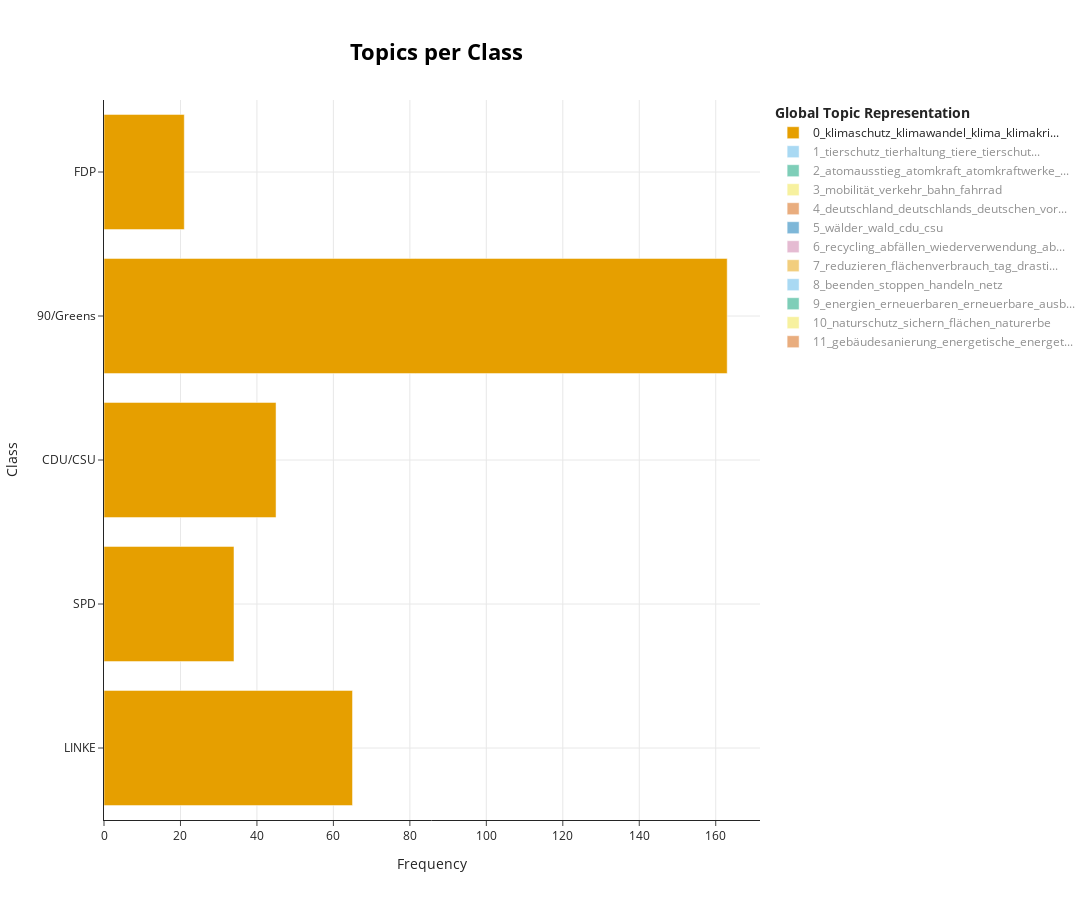

This figure's notebook cell:
### Code cell
topics_per_class = german_model.topics_per_class(data_env.text, classes=data_env.partyabbrev)
german_model.visualize_topics_per_class(topics_per_class, top_n_topics=12)

### Figure 1 — Plotly figure (JSON) as saved in the notebook; plotly's stock layout.template omitted (floating-point values rounded to 4 significant figures)
{"data": [{"hoverinfo": "text", "hovertext": ["<b>Topic 0</b><br>Words: klimaschutz, klimagerechtigkeit, klimawandel, klima, klimakatastrophe", "<b>Topic 0</b><br>Words: klimawandel, klimaschutz, grad, begrenzen, celsius", "<b>Topic 0</b><br>Words: klimaschutz, klimawandel, klima, kampf, klimawandels", "<b>Topic 0</b><br>Words: klimaschutz, klimakrise, klimawandel, klima, klimakatastrophe", "<b>Topic 0</b><br>Words: klimaschutz, klima, klimawandel, herausforderungen, klimakatastrophe"], "marker": {"color": "#E69F00"}, "name": "0_klimaschutz_klimawandel_klima_klimakri...", "orientation": "h", "type": "bar", "visible": true, "x": [65, 34, 45, 163, 21], "y": ["LINKE", "SPD", "CDU/CSU", "90/Greens", "FDP"]}, {"hoverinfo": "text", "hovertext": ["<b>Topic 1</b><br>Words: tierschutz, tiere, tierhaltung, gesetzliche, vollumfängliche", "<b>Topic 1</b><br>Words: fu, tierschutzgesetze, gleichermaßen, afd, gelten", "<b>Topic 1</b><br>Words: tierschutz, tiere, wirkungsvoller, vorzugehen, transportbedingungen", "<b>Topic 1</b><br>Words: tierschutz, tierwohl, tiere, tierhaltung, ställe", "<b>Topic 1</b><br>Words: tierschutz, tierhaltung, tiere, tierschutzgesetz, tierschutzes", "<b>Topic 1</b><br>Words: tierschutz, tierschutzes, tierhaltung, belangen, sinnvolle"], "marker": {"color": "#56B4E9"}, "name": "1_tierschutz_tierhaltung_tiere_tierschut...", "orientation": "h", "type": "bar", "visible": "legendonly", "x": [28, 10, 24, 22, 84, 20], "y": ["LINKE", "AfD", "SPD", "CDU/CSU", "90/Greens", "FDP"]}, {"hoverinfo": "text", "hovertext": ["<b>Topic 2</b><br>Words: atomausstieg, atommüll, fertigung, gronau, beendet", "<b>Topic 2</b><br>Words: atomenergie, atomkraftwerken, sicherheit, ausstieg, atomkraft", "<b>Topic 2</b><br>Words: kernenergie, abfälle, kernkraftwerke, sichere, radioaktiver", "<b>Topic 2</b><br>Words: atomausstieg, atomkraft, atomkraftwerke, abgeschaltet, atommüll", "<b>Topic 2</b><br>Words: kernenergie, falsche, abschied, reaktorsicherheit, verbliebenen"], "marker": {"color": "#009E73"}, "name": "2_atomausstieg_atomkraft_atomkraftwerke_...", "orientation": "h", "type": "bar", "visible": "legendonly", "x": [27, 31, 13, 94, 8], "y": ["LINKE", "SPD", "CDU/CSU", "90/Greens", "FDP"]}, {"hoverinfo": "text", "hovertext": ["<b>Topic 3</b><br>Words: güterverkehr, bahn, mobilität, schiene, straßen", "<b>Topic 3</b><br>Words: stauvermeidende, fernhandelsstraßen, dringen, häfen, schlepptau", "<b>Topic 3</b><br>Words: mobilität, immer, mission, schnelleren, pendler", "<b>Topic 3</b><br>Words: fahrrad, verlagerung, mobilität, schiene, gestaltet", "<b>Topic 3</b><br>Words: mobilität, verkehr, bahn, fahrrad, schiene", "<b>Topic 3</b><br>Words: mobilität, verkehrsmittel, straßen, schiene, setzt"], "marker": {"color": "#F0E442"}, "name": "3_mobilität_verkehr_bahn_fahrrad", "orientation": "h", "type": "bar", "visible": "legendonly", "x": [33, 3, 8, 13, 86, 17], "y": ["LINKE", "AfD", "SPD", "CDU/CSU", "90/Greens", "FDP"]}, {"hoverinfo": "text", "hovertext": ["<b>Topic 4</b><br>Words: deutschland, quellen, auseinandersetzungen, radverkehrsnetz, einzige", "<b>Topic 4</b><br>Words: schlachtbetriebe, kurz, regionaler, tiertransporte, fu", "<b>Topic 4</b><br>Words: deutschland, deutschen, erneuerung, deutschlands, vorreiter", "<b>Topic 4</b><br>Words: deutschland, deutschen, beitrag, industrieland, deutschlands", "<b>Topic 4</b><br>Words: deutschland, vorreiter, deutschlands, deutsche, europa", "<b>Topic 4</b><br>Words: deutschland, deutschlands, nachhaltig, zusagen, bewirtschaftete"], "marker": {"color": "#D55E00"}, "name": "4_deutschland_deutschlands_deutschen_vor...", "orientation": "h", "type": "bar", "visible": "legendonly", "x": [7, 1, 17, 34, 73, 17], "y": ["LINKE", "AfD", "SPD", "CDU/CSU", "90/Greens", "FDP"]}, {"hoverinfo": "text", "hovertext": ["<b>Topic 5</b><br>Words: gemeinden, waldwirtschaft, wald, naturnahe, wälder", "<b>Topic 5</b><br>Words: wald, waldbauliche, freigehalten, baumaterials, wildlebenden", "<b>Topic 5</b><br>Words: wälder, waldfläche, csu, cdu, bundesregierung", "<b>Topic 5</b><br>Words: cdu, csu, wälder, waldes, schöpfung", "<b>Topic 5</b><br>Words: wälder, wald, bewirtschaftung, naturnahe, stopp", "<b>Topic 5</b><br>Words: wälder, bewirtschaftung, wald, holzeinschlag, moore"], "marker": {"color": "#0072B2"}, "name": "5_wälder_wald_cdu_csu", "orientation": "h", "type": "bar", "visible": "legendonly", "x": [9, 5, 12, 21, 35, 16], "y": ["LINKE", "AfD", "SPD", "CDU/CSU", "90/Greens", "FDP"]}, {"hoverinfo": "text", "hovertext": ["<b>Topic 6</b><br>Words: ermittelten, flächenentsiegelung, straßenneubau, genehmigt, bedarf", "<b>Topic 6</b><br>Words: wiederverwendung, beseitigen, recycling, flächen, gewährleisten", "<b>Topic 6</b><br>Words: abfälle, wiederverwertung, vorrang, wiederverwendung, abfallvermeidung", "<b>Topic 6</b><br>Words: abfällen, verwertung, recycling, abfallvermeidung, produkte", "<b>Topic 6</b><br>Words: recycling, abfälle, abfallvermeidung, gesammelt, pappe"], "marker": {"color": "#CC79A7"}, "name": "6_recycling_abfällen_wiederverwendung_ab...", "orientation": "h", "type": "bar", "visible": "legendonly", "x": [17, 11, 13, 43, 12], "y": ["LINKE", "SPD", "CDU/CSU", "90/Greens", "FDP"]}, {"hoverinfo": "text", "hovertext": ["<b>Topic 7</b><br>Words: drastisch, mineraldüngern, verringert, feinstaub, pestiziden", "<b>Topic 7</b><br>Words: zulasten, preisdumpings, negativen, wenden, auswirkungen", "<b>Topic 7</b><br>Words: tag, flächenverbrauch, reduzieren, dünger, einsatz", "<b>Topic 7</b><br>Words: hektar, versiegelung, quelle, schadstoffe, bereits", "<b>Topic 7</b><br>Words: reduzieren, tag, weniger, flächenverbrauch, drastisch", "<b>Topic 7</b><br>Words: schwefel, einträge, vorliegt, rückstände, medikamente"], "marker": {"color": "#E69F00"}, "name": "7_reduzieren_flächenverbrauch_tag_drasti...", "orientation": "h", "type": "bar", "visible": "legendonly", "x": [15, 1, 10, 10, 51, 7], "y": ["LINKE", "AfD", "SPD", "CDU/CSU", "90/Greens", "FDP"]}, {"hoverinfo": "text", "hovertext": ["<b>Topic 8</b><br>Words: kofferraum, jane, fonda, hätten, prozess", "<b>Topic 8</b><br>Words: praktische, konzeptionelle, planerische, einspeisung, geltende", "<b>Topic 8</b><br>Words: klugen, bevor, vorgehens, spät, echten", "<b>Topic 8</b><br>Words: beenden, stoppen, handeln, netz, riskante", "<b>Topic 8</b><br>Words: abhilfe, packen, überholte, alpenkonvention, überwinden"], "marker": {"color": "#56B4E9"}, "name": "8_beenden_stoppen_handeln_netz", "orientation": "h", "type": "bar", "visible": "legendonly", "x": [6, 4, 4, 54, 4], "y": ["LINKE", "SPD", "CDU/CSU", "90/Greens", "FDP"]}, {"hoverinfo": "text", "hovertext": ["<b>Topic 9</b><br>Words: energien, erneuerbare, erneuerbaren, regenerativen, ausbau", "<b>Topic 9</b><br>Words: energien, erneuerbaren, ausbau, erneuerbarer, erneuerbare", "<b>Topic 9</b><br>Words: energien, erneuerbaren, strom, erneuerbare, ausbau", "<b>Topic 9</b><br>Words: energien, erneuerbaren, erneuerbare, ausbau, effizienz", "<b>Topic 9</b><br>Words: energien, erneuerbarer, erneuerbare, erneuerbaren, mindestanteil"], "marker": {"color": "#009E73"}, "name": "9_energien_erneuerbaren_erneuerbare_ausb...", "orientation": "h", "type": "bar", "visible": "legendonly", "x": [11, 12, 8, 27, 7], "y": ["LINKE", "SPD", "CDU/CSU", "90/Greens", "FDP"]}, {"hoverinfo": "text", "hovertext": ["<b>Topic 10</b><br>Words: naturerbe, sichern, naturschutz, sonstigen, militärischer", "<b>Topic 10</b><br>Words: ter, lebenswichtige, allgemeingu, prioritäten, afd", "<b>Topic 10</b><br>Words: naturschutz, sichern, schutzwürdige, naturschutzrelevante, militärisch", "<b>Topic 10</b><br>Words: flächen, naturschutz, weiterentwickeln, sichern, fortentwickeln", "<b>Topic 10</b><br>Words: naturschutz, sichern, flächen, naturerbes, naturschutzflächen", "<b>Topic 10</b><br>Words: alpenplan, schutzzonen, ausgewiesenen, beiträge, zusätzliche"], "marker": {"color": "#F0E442"}, "name": "10_naturschutz_sichern_flächen_naturerbe", "orientation": "h", "type": "bar", "visible": "legendonly", "x": [14, 1, 5, 7, 33, 2], "y": ["LINKE", "AfD", "SPD", "CDU/CSU", "90/Greens", "FDP"]}, {"hoverinfo": "text", "hovertext": ["<b>Topic 11</b><br>Words: energetischen, gebäudesanierung, energetische, sanierung, neubauten", "<b>Topic 11</b><br>Words: gebäudesanierung, energetischen, mieterinnen, gebäude, energetische", "<b>Topic 11</b><br>Words: gebäudesanierung, energetischen, energetische, mieter, hinweisen", "<b>Topic 11</b><br>Words: energetische, gebäudesanierung, gebäude, energetischen, finanzprogramm", "<b>Topic 11</b><br>Words: energetische, gebäudesanierung, sanierung, energetischen, gebäuden"], "marker": {"color": "#D55E00"}, "name": "11_gebäudesanierung_energetische_energet...", "orientation": "h", "type": "bar", "visible": "legendonly", "x": [8, 15, 7, 17, 13], "y": ["LINKE", "SPD", "CDU/CSU", "90/Greens", "FDP"]}], "layout": {"height": 900, "hoverlabel": {"bgcolor": "white", "font": {"family": "Rockwell", "size": 16}}, "legend": {"title": {"text": "<b>Global Topic Representation"}}, "title": {"font": {"color": "Black", "size": 22}, "text": "<b>Topics per Class", "x": 0.4, "xanchor": "center", "y": 0.95, "yanchor": "top"}, "width": 1250, "xaxis": {"showgrid": true, "title": {"text": "Frequency"}}, "yaxis": {"showgrid": true, "title": {"text": "Class"}}}}
